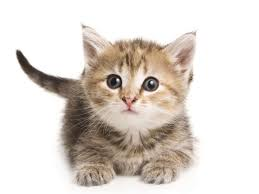
#> input picture Notebook/Res/gato.jpg, 259 x 194 px, found by its file name; the run also reads 2 pictures not shown here
$ jupyter execute --allow-errors 'Practica semanas 4 5 6.ipynb'   (shell and % lines are left out)
#> lines starting #> are read from the running program, lines starting #| are printed output that depends on the picture
# Actividades de clase, semanas 4, 5 y 6.

La practica consta de 3 módulos, el objetivo es afianzar los conceptos vistos sobre transformaciones afines de la imagen, transformaciones no lineales e introducir los conceptos de convolución y ruido, encontrarán actividades para los módulos I y II, y una introducción al módulo III, que se extenderá hasta el día martes 25 de junio

## Ayuda: Recuerde descargar el repositorio de GitHub del curso, donde estan los notebooks actualizados e implementaciones en python3.

## Aunque el ejercicio explícitamente no lo indique, recuerde que debe dar una breve conclusión de cada uno de los resultados obtenidos al finalizar cada punto.

# Módulo I

## 1.

Lea la imagen "gato.jpg" que se encuentra en la carpeta "res", en escala de grises.

A continuación, mediante transformaciones geométricas de reflexión y rotación obtenga lo siguiente:

NOTA: Usted debe presentar dos resultados, uno de ellos aplicando una reflexión directamente, y el otro aplicando una rotación inicialmente.

## 2.

Utilice la imagen obtenida en el primer punto, a continuación, mediante la transformación inclinación, con ix = iy = -0.2, obtenga:

Ayuda: Recuerde que la matriz afin de inclinación, viene dada por:

Adicionalmente, recuerde que para aplicar la transformación afín sobre la imagen, puede utilizar la función de OpenCv, "cv2.warpAffine"

## 3.

Utilizando la imagen obtenida, en el punto 2, lea la imagen "mascara2.png" que se encuentra en la carpeta "res", a continuación utilice una operación entre imágenes para obtener la imagen que se muestra a continuación:

Posteriormente, mediante una operación rotación obtenga:

Finalmente, pruebe rotando primero la imagen y posteriormente aplicando la operación. ¿Son los resultados iguales? ¿Qué puede concluir al respecto?

# Módulo II

## 1.

Es posible realizar transformaciones no lineales sobre una imagen, tales como la parábola y la raíz cuadrada mostradas en la clase. De forma análoga implemente un algoritmo donde la transformación no lineal corresponda a una función exponencial.

<br><center>$a*exp(bx+c)$ </center></br>

Donde a,b y c son constantes.

<br> Para realizar este ejercicio, lea la imagen "calabazas.png" que se encuentra en la carpeta "res" </br>

<b> Sugerencia: Utilice los ejemplos de clase como referencia para aplicar una transformación no lineal sobre la imagen, recuerde variar los parámetros a,b y c para obtener resultados distintos y poder concluir. </b>

## 2.

Lea la imagen "eiffel.png" que se encuentra en la carpeta "res", implemente la ecualización exponencial y la ecualización de Rayleigh, posteriormente compare las imágenes modificadas y los histogramas obtenidos.

<br><b>Ecualización exponencial</b></br>

<br><b>Ecualización de Rayleigh</b></br>

Recuerde que $ln(0)$ representa una indeterminación, por lo tanto es sugerible sumar un valor $epsilon$ muy pequeño ($1e-5$ o menor) al argumento del logaritmo natural.

<br><b> Sugerencia: Una imagen saturada implica pérdida de información, por lo tanto deben utilizarse parámetros $alpha$ adecuados en cada caso. </b><br>

## 3.

Lea la imagen "gatonegro.jpg" que se encuentra en la carpeta "res", a continuación aplique una transformación gamma, donde pueda, variando los parámetros a y gamma, concluir acerca del comportamiento de la imagen con esta transformación aplicada.

Recuerde que la transformación gamma viene dada por:

<center><h3>$f(x)= ax^\gamma$</h3></center>

¿Qué sucede si 0 < gamma < 1? ¿Qué sucede si gamma > 1? Debe mostrar los resultados obtenidos.

# Módulo III

# 1.

Cree una imagen artificial utilizando la siguiente matriz:

$$I = \begin{bmatrix}
255 & 255 & 0 \\
255 & 0 & 255 \\
0 & 255 & 255 \end{bmatrix}
$$

Adicionalmente, cree la siguiente máscara:

$$Máscara = \begin{bmatrix}
1/2 & 1/2 & 1/2 \\
1/2 & 1/2 & 1/2 \\
1/2 & 1/2 & 1/2 \end{bmatrix}
$$

Mediante la operación de convolución, muestre, el resultado de la convolución sobre la posición (1,1) de la matriz.

Ayuda: Debería obtener un resultado como el siguiente:

# Solución Módulo I
## 1. Transformaciones geométricas de reflexión y rotación
### a) Reflexión

[cell 1]

import cv2
from matplotlib import pyplot as plt
import numpy as np

#Lectura de la imagen en escala de grises
img = cv2.imread('res/gato.jpg',cv2.IMREAD_GRAYSCALE)
#Obtener los datos de filas y columnas de la imagen
filas,columnas = img.shape

#Generar la matriz de reflexión en Y
matriz_afin_ref_y = np.float32([[1,0,0]
                                ,[0,-1,filas]])
#Aplicar la matriz de transformación de reflexión Y a la imagen
ref_y = cv2.warpAffine(img,matriz_afin_ref_y,(columnas,filas))

#Generar figura 2x2 que muestra la imagen original y las reflexiones
fig = plt.figure(figsize=(10,12))

plt.subplot(2,2,1)
plt.imshow(img,cmap='gray')
plt.title("Imagen Original")

plt.subplot(2,2,2)
plt.imshow(ref_y,cmap='gray')
plt.title("Transformación geométrica")

Se cargó la imagen en escalas de grises luego se generó una matriz reflexión en Y para crear la misma imagen, luego a esta imagen se le aplico la transformación de reflexión en Y.

### b) Rotación y reflexión

[cell 2]
#Asignar un ángulo de rotación
theta = 180

#Selección del eje de rotación
rotation_center = ((columnas/2,filas/2))
#rotation_center = ((0,0))

#Con base en el ángulo, utilizar getRotationMatrix2D de cv2
matriz_afin_rot = cv2.getRotationMatrix2D(rotation_center,theta,1)
#Mostrar la matriz calculada
print(matriz_afin_rot)
#| [[-1.0000000e+00  1.2246468e-16  2.5900000e+02]
#|  [-1.2246468e-16 -1.0000000e+00  1.9400000e+02]]

#Aplicar la matriz obtenida sobre la imagen leída
rot = cv2.warpAffine(img,matriz_afin_rot,(columnas,filas))
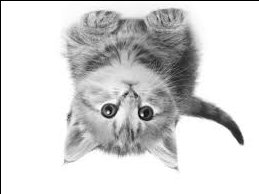
#> rot: shape (194, 259); min 0, max 255, mean 214.6

#Figura 1x2 para mostrar imagen original y resultados
fig = plt.figure(figsize=(10,12))

plt.subplot(1,2,1)
plt.imshow(img,cmap='gray')
plt.title("Imagen Original")

plt.subplot(1,2,2)
plt.imshow(rot,cmap='gray')
plt.title("Imagen con rotación");

Se usó la misma imagen cargada en escalas de grises, se definió un ángulo de rotación y eje de rotación  para calcular la matriz y luego ser aplicada a la imagen leída.; luego se genera una reflexión horizontal que sería en x.

[cell 3]
#Generar la matriz de reflexión en X
matriz_afin_ref_x = np.float32([[-1,0,columnas]
                                ,[0,1,0]])
#Aplicar la matriz de transformación de reflexión X a la imagen
ref_x = cv2.warpAffine(rot,matriz_afin_ref_x,(columnas,filas))

#Generar figura 2x2 que muestra la imagen original y las reflexiones
fig = plt.figure(figsize=(10,12))

plt.subplot(2,2,1)
plt.imshow(rot,cmap='gray')
plt.title("Imagen rotada")

plt.subplot(2,2,2)
plt.imshow(ref_x,cmap='gray')
plt.title("Reflexión horizontal")

## 2. Transformacion geométrica de inclinación

[cell 4]
#Con base en la teoría, crear la matriz M de inclinación
#reemplazando los valores b y d
inc_x = -0.2
inc_y = -0.2
matriz_afin = np.float32([[1,inc_x,0],
                          [inc_y,1,0]])

#Aplicar la matriz generada a la imagen leída
inc = cv2.warpAffine(ref_x,matriz_afin,(columnas,filas))
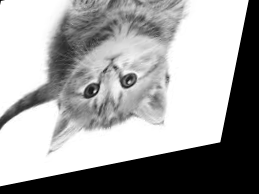
#> inc: shape (194, 259); min 0, max 255, mean 160.9

#Generar la figura 1x2 y mostrar entrada vs resultados
fig = plt.figure(figsize=(10,12))

plt.subplot(1,2,1)
plt.imshow(ref_x,cmap='gray')
plt.title("Imagen Original")

plt.subplot(1,2,2)
plt.imshow(inc,cmap='gray')
plt.title("Imagen Salida")

Se crea una matriz de inclinación para reemplazar los valores de los pixeles b y d iniciales, para obtener la nueva imagen rotada.

## 3. Operación entre imágenes
### a) Multiplicación y luego rotación

#> (a cell that did not finish here is left out)

[cell 6]
#Asignar un ángulo de rotación
theta = 180
#> theta = 180

#Selección del eje de rotación
rotation_center = ((columnas/2,filas/2))
#rotation_center = ((0,0))

#Con base en el ángulo, utilizar getRotationMatrix2D de cv2
matriz_afin_rot = cv2.getRotationMatrix2D(rotation_center,theta,1)
#Mostrar la matriz calculada
print(matriz_afin_rot)
#| [[-1.0000000e+00  1.2246468e-16  2.5900000e+02]
#|  [-1.2246468e-16 -1.0000000e+00  1.9400000e+02]]

#Aplicar la matriz obtenida sobre la imagen leída
#> (the rest of this cell did not finish here and is left out)

Se leyó la última imagen de la transformación geométrica de inclinación, se usa la función máscara, se cambia su tipo de dato y  se ajusta su tamaño, luego se usa la operación multiplicación para sobreponer en la máscara la imagen de entrada. Para esta última imagen obtenida con el uso de la máscara se usó la misma operación de asignación de ángulo de rotación, eje de rotación, para rotar la imagen.

### b) Rotación y luego multiplicación

[cell 7]
#Asignar un ángulo de rotación
theta = 180

#Selección del eje de rotación
rotation_center = ((columnas/2,filas/2))
#rotation_center = ((0,0))

#Con base en el ángulo, utilizar getRotationMatrix2D de cv2
matriz_afin_rot = cv2.getRotationMatrix2D(rotation_center,theta,1)
#Mostrar la matriz calculada
print(matriz_afin_rot)
#| [[-1.0000000e+00  1.2246468e-16  2.5900000e+02]
#|  [-1.2246468e-16 -1.0000000e+00  1.9400000e+02]]

#Aplicar la matriz obtenida sobre la imagen leída
rotinc = cv2.warpAffine(inc,matriz_afin_rot,(columnas,filas))
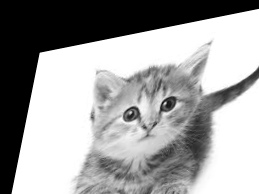
#> rotinc: shape (194, 259); min 0, max 255, mean 159

#Figura 1x2 para mostrar imagen original y resultados
fig = plt.figure(figsize=(10,12))

plt.subplot(1,2,1)
plt.imshow(inc,cmap='gray')
plt.title("Imagen Original")

plt.subplot(1,2,2)
plt.imshow(rotinc,cmap='gray')
plt.title("Imagen Salida");

#> (a cell that did not finish here is left out)

La imagen de la operación 3 a se utiliza en este paso como inicio de imagen de lectura inicial para hacerle una nueva rotación con los pasos anteriormente desarrollados; a esta imagen se le hizo la máscara y luego su multiplicación.

# Solución Módulo II
## 1. Transformación exponencial

[cell 9]
#Definir la función para aplicar la transformación sobre la imagen RGB
def apply_f_on_rgb(img, f, args):
    #Crear una matriz de ceros del tamaño de la imagen de entrada
    res = np.zeros(img.shape, np.uint8)
    #Aplicar la transformación f sobre cada canal del espacio de color RGB
    res[:,:,0] = f(img[:,:,0], *args)
    res[:,:,1] = f(img[:,:,1], *args)
    res[:,:,2] = f(img[:,:,2], *args)

    return res

#Definir la función de transformación de la imagen (exponencial)
def exponencial(img, a, b, c):

    #Crear copia de la imagen con datos flotantes dado que se normalizarán
    img_copy = img.astype(np.float32)/255.0


    #Generar bx
    res_b = cv2.multiply(img_copy,b)
    #Sumar bx + c
    res_bc = cv2.add(res_b, c)
    #Generar exp(bx + c)
    res_exp = cv2.exp(res_bc)
    #Generar a * exp(bx + c)
    res = cv2.multiply(a, res_exp)

    #Asegurar que los datos queden entre 0 y 255 y regresar al dato uint8
    res[res < 0 ] = 0
    res = res*255
    res[res > 255] = 255
    res = res.astype(np.uint8)

    return res

#Leer la imagen en RGB
img = cv2.cvtColor(cv2.imread('res/calabazas.png'), cv2.COLOR_BGR2RGB)
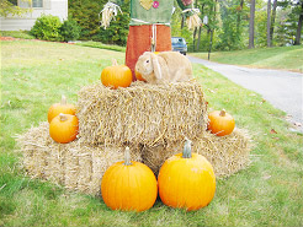
#> input picture Practicas/Practica 1/res/calabazas.png, 303 x 227 px
#> img: shape (227, 303, 3)

#Dar valor a los parámetros a,b,c (args)
a = 0.5
b = 5
c = -4

#Aplicar la transformación de la parábola sobre la imagen de entrada
res = apply_f_on_rgb(img, exponencial, [a, b, c])
#> in exponencial, `res[res > 255] = 255`:
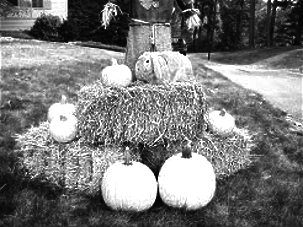
#> res: shape (227, 303) float32; min 2.38, max 255, mean 120.6
#> call 2 of exponencial, with a = 0.5, b = 5, c = -4
#> in exponencial (call 2), `res_exp = cv2.exp(res_bc)`:
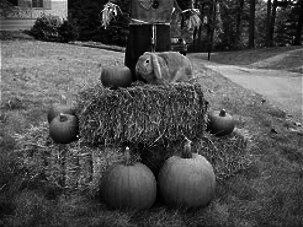
#> res_exp: shape (227, 303) float32; min 0.0194, max 2.72, mean 0.836; drawn with min black and max white
#> in exponencial (call 2), `res[res > 255] = 255`:
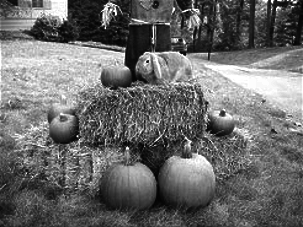
#> res: shape (227, 303) float32; min 2.48, max 255, mean 106.3
#> in apply_f_on_rgb, `res[:,:,1] = f(img[:,:,1], *args)`:
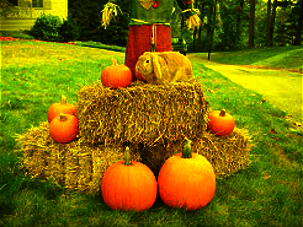
#> res: shape (227, 303, 3); mean R, G, B 120.2, 105.8, 0
#> call 3 of exponencial, with a = 0.5, b = 5, c = -4
#> in exponencial (call 3), `img_copy = img.astype(np.float32)/255.0`:
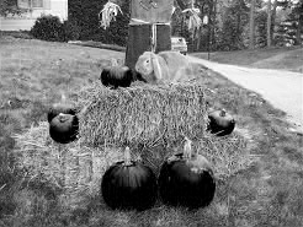
#> img_copy: shape (227, 303) float32; min 0, max 1, mean 0.469
#> in exponencial (call 3), `res_exp = cv2.exp(res_bc)`:
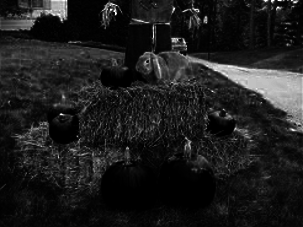
#> res_exp: shape (227, 303) float32; min 0.0183, max 2.72, mean 0.338; drawn with min black and max white
#> (the rest of the program and of its run is left out)
